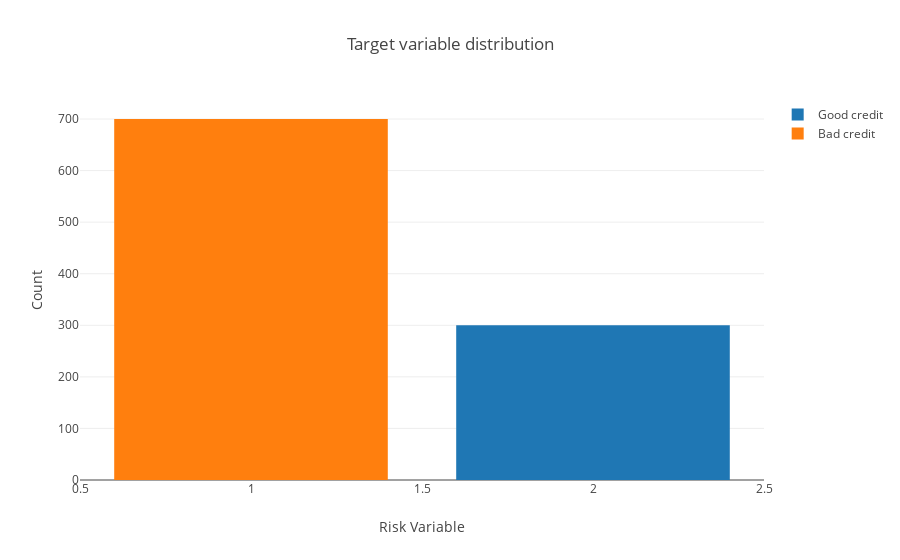

The code cell stored with this chart in its notebook:
### Code cell
import plotly.offline as py
py.init_notebook_mode(connected=True)
import plotly.graph_objs as go
import plotly.tools as tls
import warnings
from collections import Counter

trace0 = go.Bar(
            x = df_credit[df_credit["Cible"]== 2]["Cible"].value_counts().index.values,
            y = df_credit[df_credit["Cible"]== 2]["Cible"].value_counts().values,
            name='Good credit'
    )

trace1 = go.Bar(
            x = df_credit[df_credit["Cible"]== 1]["Cible"].value_counts().index.values,
            y = df_credit[df_credit["Cible"]== 1]["Cible"].value_counts().values,
            name='Bad credit'
    )

data = [trace0, trace1]

layout = go.Layout(
    
)

layout = go.Layout(
    yaxis=dict(
        title='Count'
    ),
    xaxis=dict(
        title='Risk Variable'
    ),
    title='Target variable distribution'
)

fig = go.Figure(data=data, layout=layout)

py.iplot(fig, filename='grouped-bar')

### Figure 1 — Plotly figure (JSON) as saved in the notebook; plotly's stock layout.template omitted (floating-point values rounded to 4 significant figures)
{"data": [{"name": "Good credit", "type": "bar", "uid": "5d02705c-85cf-11e8-a575-985fd3416bc2", "x": [2], "y": [300]}, {"name": "Bad credit", "type": "bar", "uid": "5d03627a-85cf-11e8-9a31-985fd3416bc2", "x": [1], "y": [700]}], "layout": {"title": "Target variable distribution", "xaxis": {"title": "Risk Variable"}, "yaxis": {"title": "Count"}}}
